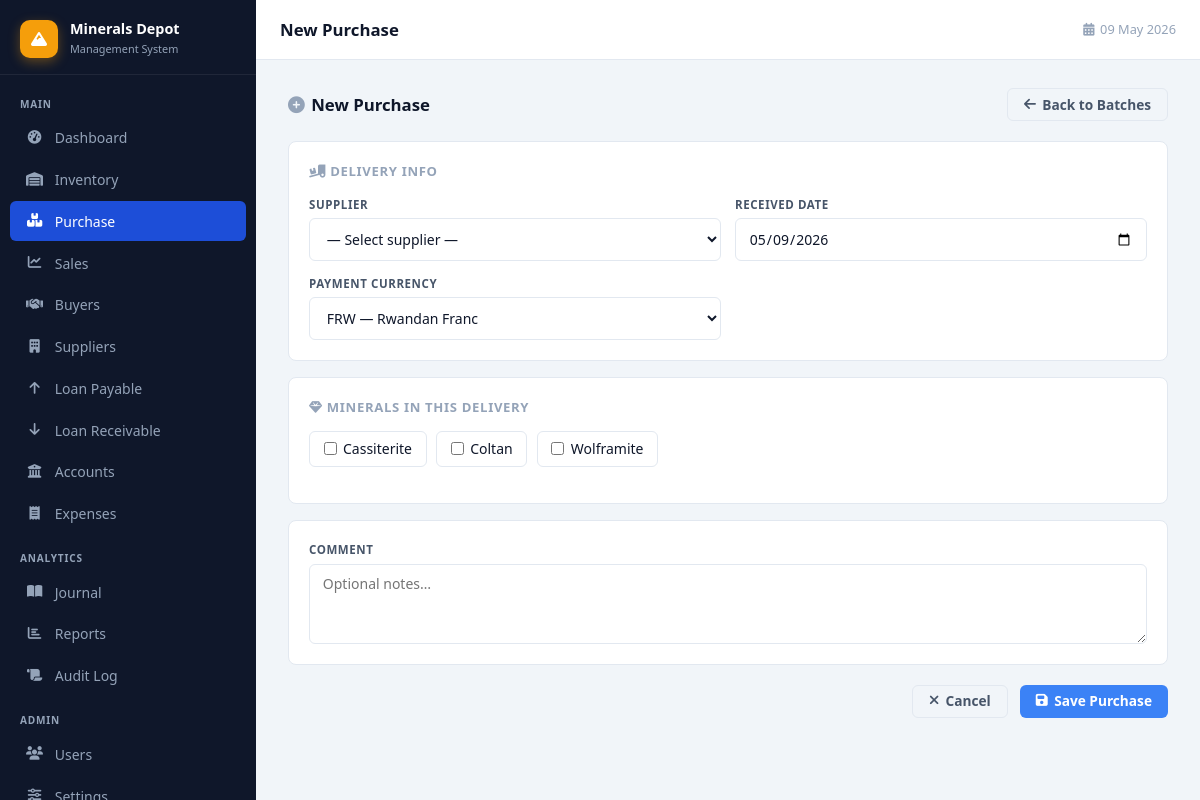
The page /new-purchase.php (signed in) on the database its author committed.
### tables this page shows
CREATE TABLE `mineral_types` (
  `id` int(11) NOT NULL,
  `name` varchar(50) NOT NULL,
  `unit` varchar(20) DEFAULT 'kg',
  `description` text DEFAULT NULL
);

### new-purchase.php (the view, shortened to what this page needs)
<?php
require_once 'config/database.php';
$minerals  = $pdo->query("SELECT * FROM mineral_types ORDER BY name")->fetchAll();
$special_minerals = [
    ['cat' => 'cassiterite', 'name' => 'Cassiterite', 'id' => null],
    ['cat' => 'coltan',      'name' => 'Coltan',       'id' => null],
    ['cat' => 'wolframite',  'name' => 'Wolframite',   'id' => null],
];
include 'includes/header.php';
?>
<div class="page-header">
    <h2><i class="fas fa-plus-circle" style="margin-right:.4rem;color:var(--text-muted)"></i>New Purchase</h2>
    <a href="batches.php" class="btn btn-secondary">
        <i class="fas fa-arrow-left"></i> Back to Batches
    </a>
</div>
<form id="batch-form" style="max-width:960px">
    <div style="border:1px solid var(--border);border-radius:8px;padding:1.25rem;margin-bottom:1rem;background:var(--surface,var(--bg))">
        <div style="font-weight:600;font-size:.82rem;margin-bottom:.85rem;color:var(--text-muted);text-transform:uppercase;letter-spacing:.05em">
            <i class="fas fa-truck-ramp-box"></i> Delivery Info
        </div>
        <div class="form-grid form-grid-2">
            <div class="form-group">
                <label>Supplier</label>
                <select name="supplier_id" required onchange="onSupplierChange(this.value)">
                    <option value="">— Select supplier —</option>
                </select>
            </div>
            <div class="form-group">
                <label>Received Date</label>
                <input type="date" name="received_date" required value="<?= date('Y-m-d') ?>">
            </div>
            <div class="form-group">
                <label>Payment Currency</label>
                <select name="currency" id="currency-select" onchange="onCurrencyChange()">
                    <option value="FRW">FRW — Rwandan Franc</option>
                </select>
            </div>
        </div>
    </div>
    <div style="border:1px solid var(--border);border-radius:8px;padding:1.25rem;margin-bottom:1rem;background:var(--surface,var(--bg))">
        <div style="font-weight:600;font-size:.82rem;margin-bottom:.85rem;color:var(--text-muted);text-transform:uppercase;letter-spacing:.05em">
            <i class="fas fa-gem"></i> Minerals in this Delivery
        </div>
        <div id="mineral-checks" style="display:flex;gap:.6rem;flex-wrap:wrap;margin-bottom:1rem">
            <?php foreach($special_minerals as $m): ?>
            <label style="display:flex;align-items:center;gap:.4rem;padding:.4rem .85rem;border:1px solid var(--border);border-radius:6px;cursor:pointer;user-select:none;font-weight:500">
                <input type="checkbox" value="<?= $m['id'] ?>" data-cat="<?= $m['cat'] ?>" data-name="<?= htmlspecialchars($m['name']) ?>" onchange="toggleMineralCard(this)">
                <?= htmlspecialchars($m['name']) ?>
            </label>
            <?php endforeach; ?>
        </div>
    </div>
    <div style="border:1px solid var(--border);border-radius:8px;padding:1.25rem;margin-bottom:1.25rem;background:var(--surface,var(--bg))">
        <div class="form-group" style="margin:0">
            <label>Comment</label>
            <textarea name="notes" placeholder="Optional notes…"></textarea>
        </div>
    </div>
    <div style="display:flex;gap:.75rem;justify-content:flex-end;padding-bottom:2rem">
        <a href="batches.php" class="btn btn-secondary">
            <i class="fas fa-xmark"></i> Cancel
        </a>
        <button type="submit" id="batch-save-btn" class="btn btn-primary">
            <i class="fas fa-save"></i> Save Purchase
        </button>
    </div>
</form>
<?php include 'includes/footer.php'; ?>

### css/style.css (style rules this page uses)
:root { --sidebar-w: 256px; --topbar-h: 60px; --sidebar-bg: #0f172a; --sidebar-text: #94a3b8; --sidebar-hover: rgba(255,255,255,.07); --sidebar-active: #1d4ed8; --accent: #f59e0b; --primary: #3b82f6; --primary-dark: #1d4ed8; --success: #10b981; --danger: #ef4444; --warning: #f59e0b; --bg: #f1f5f9; --surface: #ffffff; --border: #e2e8f0; --text: #0f172a; --text-sec: #475569; --text-muted: #94a3b8; --shadow-sm: 0 1px 2px rgba(0,0,0,.05); --shadow: 0 1px 3px rgba(0,0,0,.10),0 1px 2px rgba(0,0,0,.06); --shadow-md: 0 4px 6px -1px rgba(0,0,0,.10),0 2px 4px -1px rgba(0,0,0,.06); --shadow-lg: 0 10px 25px -3px rgba(0,0,0,.15); --r-sm: 6px; --r: 10px; --r-lg: 16px; }
*,*::before,*::after { margin:0; padding:0; box-sizing:border-box; }
body { font-family:'Segoe UI',system-ui,-apple-system,sans-serif; background:var(--bg); color:var(--text); line-height:1.5; font-size:14px; }
.page-header { display:flex; align-items:center; justify-content:space-between; margin-bottom:1.25rem; flex-wrap:wrap; gap:.75rem; }
.page-header h2 { font-size:1.05rem; font-weight:700; }
.form-grid { display:grid; gap:.875rem; }
.form-grid-2 { grid-template-columns:1fr 1fr; }
.form-group { display:flex; flex-direction:column; gap:.35rem; }
.form-group label { font-size:.72rem; font-weight:700; color:var(--text-sec); text-transform:uppercase; letter-spacing:.05em; }
.form-group input, .form-group select, .form-group textarea { padding:.6rem .8rem; border:1px solid var(--border); border-radius:var(--r-sm); font-size:.875rem; color:var(--text); background:var(--surface); outline:none; font-family:inherit; transition:border-color .15s,box-shadow .15s; width:100%; }
.form-group textarea { min-height:80px; resize:vertical; }
.btn { display:inline-flex; align-items:center; gap:.4rem; padding:.55rem 1rem; border:none; border-radius:var(--r-sm); font-size:.855rem; font-weight:600; cursor:pointer; transition:background .15s,opacity .15s,transform .1s; text-decoration:none; white-space:nowrap; font-family:inherit; line-height:1; }
.btn-primary { background:var(--primary); color:#fff; }
.btn-secondary { background:var(--bg); color:var(--text-sec); border:1px solid var(--border); }

### rows shown on the page
mineral_types: name "Cassiterite"
mineral_types: name "Coltan"
mineral_types: name "Wolframite"

### other values the page prints
$page_title "New Purchase"
